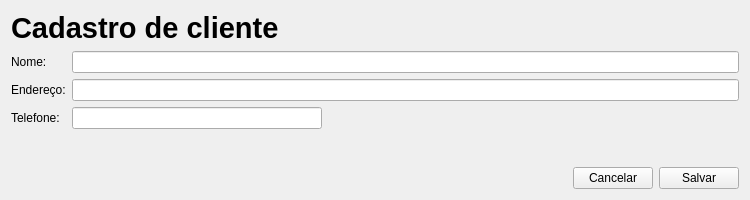
<?xml version="1.0" encoding="UTF-8"?>
<ui version="4.0">
 <class>Form</class>
 <widget class="QWidget" name="Form">
  <property name="windowModality">
   <enum>Qt::ApplicationModal</enum>
  </property>
  <property name="geometry">
   <rect>
    <x>0</x>
    <y>0</y>
    <width>750</width>
    <height>200</height>
   </rect>
  </property>
  <property name="minimumSize">
   <size>
    <width>750</width>
    <height>200</height>
   </size>
  </property>
  <property name="maximumSize">
   <size>
    <width>750</width>
    <height>200</height>
   </size>
  </property>
  <property name="windowTitle">
   <string>Cadastro de cliente</string>
  </property>
  <layout class="QVBoxLayout" name="verticalLayout">
   <item>
    <widget class="QLabel" name="label_4">
     <property name="sizePolicy">
      <sizepolicy hsizetype="Preferred" vsizetype="Fixed">
       <horstretch>0</horstretch>
       <verstretch>0</verstretch>
      </sizepolicy>
     </property>
     <property name="font">
      <font>
       <pointsize>22</pointsize>
       <bold>true</bold>
      </font>
     </property>
     <property name="text">
      <string>Cadastro de cliente</string>
     </property>
    </widget>
   </item>
   <item>
    <layout class="QFormLayout" name="formLayout">
     <item row="0" column="0">
      <widget class="QLabel" name="label">
       <property name="text">
        <string>Nome:</string>
       </property>
      </widget>
     </item>
     <item row="1" column="0">
      <widget class="QLabel" name="label_2">
       <property name="text">
        <string>Endereço:</string>
       </property>
      </widget>
     </item>
     <item row="2" column="0">
      <widget class="QLabel" name="label_3">
       <property name="text">
        <string>Telefone:</string>
       </property>
      </widget>
     </item>
     <item row="0" column="1">
      <widget class="QLineEdit" name="nome"/>
     </item>
     <item row="2" column="1">
      <widget class="QLineEdit" name="telefone">
       <property name="sizePolicy">
        <sizepolicy hsizetype="Fixed" vsizetype="Fixed">
         <horstretch>0</horstretch>
         <verstretch>0</verstretch>
        </sizepolicy>
       </property>
       <property name="minimumSize">
        <size>
         <width>250</width>
         <height>0</height>
        </size>
       </property>
      </widget>
     </item>
     <item row="1" column="1">
      <widget class="QLineEdit" name="endereco"/>
     </item>
    </layout>
   </item>
   <item>
    <layout class="QHBoxLayout" name="horizontalLayout">
     <item>
      <spacer name="horizontalSpacer">
       <property name="orientation">
        <enum>Qt::Horizontal</enum>
       </property>
       <property name="sizeHint" stdset="0">
        <size>
         <width>40</width>
         <height>20</height>
        </size>
       </property>
      </spacer>
     </item>
     <item>
      <widget class="QPushButton" name="cancelar_btn">
       <property name="text">
        <string>Cancelar</string>
       </property>
      </widget>
     </item>
     <item>
      <widget class="QPushButton" name="salvar_btn">
       <property name="text">
        <string>Salvar</string>
       </property>
      </widget>
     </item>
    </layout>
   </item>
  </layout>
 </widget>
 <resources/>
 <connections/>
</ui>
